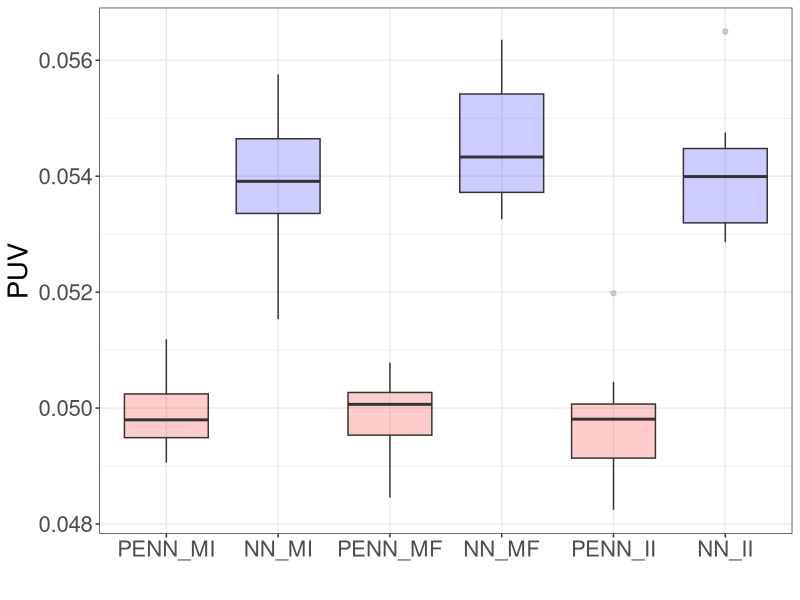

Here is the R script that generated this plot:
library(ggplot2)
library(tidyr)

PENN_MI = c(0.04947824031114578, 0.05118638277053833, 0.050315458327531815, 0.04905927553772926, 0.04952491819858551, 0.05036364868283272, 0.049776460975408554, 0.05003012716770172, 0.04981790482997894, 0.04944468832015991) 

NN_MI = c(0.05432580038905144, 0.05475754290819168, 0.052771419286727905, 0.05320937559008598, 0.05153418704867363, 0.05575622618198395, 0.053898658603429794, 0.054752789437770844, 0.05392465740442276, 0.0538019480407238) 

PENN_MF = c(0.05008035898208618, 0.050721656531095505, 0.050092726945877075, 0.05032849311828613, 0.05004879832267761, 0.05078187584877014, 0.049440667033195496, 0.04949992895126343, 0.049632247537374496, 0.04845453596115112) 

NN_MF = c(0.05635378882288933, 0.05476228520274162, 0.055636048316955566, 0.05456165224313736, 0.053689077496528625, 0.05601342394948006, 0.05381675809621811, 0.054099638015031815, 0.053289540112018585, 0.053254173904657364) 

PENN_II = c(0.0504518523812294, 0.049799930304288864, 0.049443554133176804, 0.04995303973555565, 0.048942651599645615, 0.051980216056108475, 0.049818236380815506, 0.050108473747968674, 0.04903540015220642, 0.048245196998119354) 

NN_II = c(0.05418911576271057, 0.056495506316423416, 0.05439450219273567, 0.0530080571770668, 0.053755760192871094, 0.05379815027117729, 0.05475282669067383, 0.05450489744544029, 0.052860017865896225, 0.05296934565901756) 

Excess_Risk = data.frame('PENN_MI' = PENN_MI, 'NN_MI' = NN_MI,
                         'PENN_MF' = PENN_MF, 'NN_MF' = NN_MF,
                         'PENN_II' = PENN_II, 'NN_II' = NN_II)
df_long = Excess_Risk %>%
  pivot_longer(cols = everything(), names_to = "Variable", values_to = "Value")
df_long$Variable = factor(df_long$Variable, levels = c('PENN_MI', 'NN_MI', 'PENN_MF', 'NN_MF', 'PENN_II', 'NN_II'))

ggplot(df_long, aes(x=Variable, y=Value, fill=Variable)) + geom_boxplot(alpha=0.2) + 
  xlab("") + ylab("PUV") + theme_bw() + theme(legend.position = "none", text = element_text(size = 20)) + 
  scale_fill_manual(values = c('PENN_MI' = 'red', 'NN_MI' = 'blue', 'PENN_MF' = 'red', 
                               'NN_MF' = 'blue',  'PENN_II' = 'red', 'NN_II' = 'blue')) + scale_y_continuous(breaks = c(0.048, 0.05, 0.052, 0.054, 0.056))
